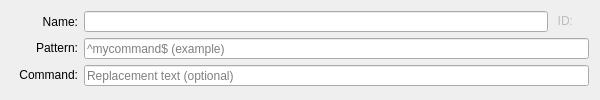
<?xml version="1.0" encoding="UTF-8"?>
<ui version="4.0">
 <class>aliases_main_area</class>
 <widget class="QWidget" name="aliases_main_area">
  <property name="geometry">
   <rect>
    <x>0</x>
    <y>0</y>
    <width>600</width>
    <height>100</height>
   </rect>
  </property>
  <property name="sizePolicy">
   <sizepolicy hsizetype="Expanding" vsizetype="Fixed">
    <horstretch>0</horstretch>
    <verstretch>0</verstretch>
   </sizepolicy>
  </property>
  <property name="minimumSize">
   <size>
    <width>0</width>
    <height>100</height>
   </size>
  </property>
  <property name="maximumSize">
   <size>
    <width>16777215</width>
    <height>100</height>
   </size>
  </property>
  <layout class="QGridLayout" name="gridLayout" columnstretch="0,1,0,0,0">
   <item row="0" column="0">
    <widget class="QLabel" name="label_alias_name">
     <property name="text">
      <string>Name:</string>
     </property>
     <property name="alignment">
      <set>Qt::AlignRight|Qt::AlignTrailing|Qt::AlignVCenter</set>
     </property>
    </widget>
   </item>
   <item row="0" column="1" colspan="3">
    <widget class="QLineEdit" name="lineEdit_alias_name">
     <property name="minimumSize">
      <size>
       <width>0</width>
       <height>21</height>
      </size>
     </property>
     <property name="maximumSize">
      <size>
       <width>16777215</width>
       <height>21</height>
      </size>
     </property>
     <property name="toolTip">
      <string>choose a unique name for your alias; it will show in the tree and is needed for scripting.</string>
     </property>
    </widget>
   </item>
   <item row="0" column="4">
    <widget class="QFrame" name="frameId">
     <property name="frameShape">
      <enum>QFrame::NoFrame</enum>
     </property>
     <layout class="QHBoxLayout" name="horizontalLayout_frameId">
      <property name="leftMargin">
       <number>3</number>
      </property>
      <property name="topMargin">
       <number>0</number>
      </property>
      <property name="rightMargin">
       <number>3</number>
      </property>
      <property name="bottomMargin">
       <number>0</number>
      </property>
      <item alignment="Qt::AlignVCenter">
       <widget class="QLabel" name="label_idLabel">
        <property name="enabled">
         <bool>false</bool>
        </property>
        <property name="text">
         <string>ID:</string>
        </property>
        <property name="alignment">
         <set>Qt::AlignRight|Qt::AlignTrailing|Qt::AlignVCenter</set>
        </property>
        <property name="textInteractionFlags">
         <set>Qt::NoTextInteraction</set>
        </property>
       </widget>
      </item>
      <item alignment="Qt::AlignVCenter">
       <widget class="QLabel" name="label_idNumber">
        <property name="enabled">
         <bool>false</bool>
        </property>
        <property name="text">
         <string/>
        </property>
        <property name="textInteractionFlags">
         <set>Qt::TextSelectableByMouse</set>
        </property>
       </widget>
      </item>
     </layout>
    </widget>
   </item>
   <item row="1" column="0">
    <widget class="QLabel" name="label_alias_pattern">
     <property name="sizePolicy">
      <sizepolicy hsizetype="Fixed" vsizetype="Fixed">
       <horstretch>0</horstretch>
       <verstretch>0</verstretch>
      </sizepolicy>
     </property>
     <property name="minimumSize">
      <size>
       <width>67</width>
       <height>0</height>
      </size>
     </property>
     <property name="text">
      <string>Pattern:</string>
     </property>
     <property name="alignment">
      <set>Qt::AlignRight|Qt::AlignTrailing|Qt::AlignVCenter</set>
     </property>
    </widget>
   </item>
   <item row="1" column="1" colspan="4">
    <widget class="QLineEdit" name="lineEdit_alias_pattern">
     <property name="minimumSize">
      <size>
       <width>0</width>
       <height>21</height>
      </size>
     </property>
     <property name="maximumSize">
      <size>
       <width>16777215</width>
       <height>21</height>
      </size>
     </property>
     <property name="toolTip">
      <string>enter a perl regex pattern for your alias; alias are triggers on your input</string>
     </property>
     <property name="placeholderText">
      <string>^mycommand$ (example)</string>
     </property>
    </widget>
   </item>
   <item row="2" column="0" alignment="Qt::AlignRight">
    <widget class="QLabel" name="label_alias_command">
     <property name="sizePolicy">
      <sizepolicy hsizetype="Fixed" vsizetype="Fixed">
       <horstretch>0</horstretch>
       <verstretch>0</verstretch>
      </sizepolicy>
     </property>
     <property name="minimumSize">
      <size>
       <width>50</width>
       <height>0</height>
      </size>
     </property>
     <property name="text">
      <string>Command:</string>
     </property>
     <property name="alignment">
      <set>Qt::AlignRight|Qt::AlignTrailing|Qt::AlignVCenter</set>
     </property>
    </widget>
   </item>
   <item row="2" column="1" colspan="4">
    <widget class="QLineEdit" name="lineEdit_alias_command">
     <property name="minimumSize">
      <size>
       <width>0</width>
       <height>21</height>
      </size>
     </property>
     <property name="maximumSize">
      <size>
       <width>16777215</width>
       <height>21</height>
      </size>
     </property>
     <property name="toolTip">
      <string>&lt;p&gt;Enter one or more commands to use if the given command matches the pattern. (Optional)&lt;/p&gt;&lt;p&gt;This could be another alias or a command to send directly to the game. For complex commands that require modification of variables within this profile, use a Lua script in the editor area below instead. It's possible to use both this field and a Lua script - the contents of this field will be used before running the script.&lt;/p&gt;</string>
     </property>
     <property name="placeholderText">
      <string>Replacement text (optional)</string>
     </property>
    </widget>
   </item>
  </layout>
 </widget>
 <tabstops>
  <tabstop>lineEdit_alias_name</tabstop>
  <tabstop>lineEdit_alias_pattern</tabstop>
  <tabstop>lineEdit_alias_command</tabstop>
 </tabstops>
 <resources/>
 <connections/>
</ui>
